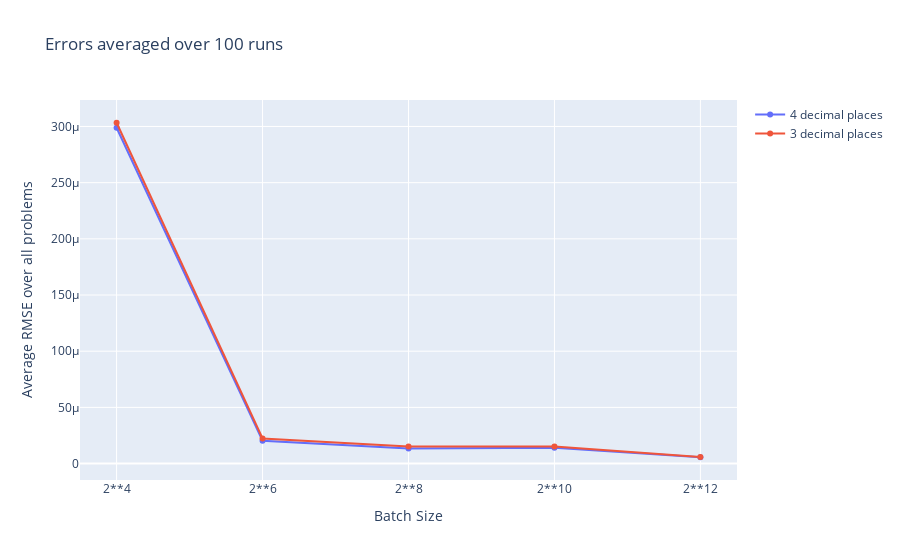

Source (notebook cell):
### Code cell
fig = go.Figure()
fig.add_trace(go.Scatter(x=batches, y=mean_errors[mean_errors["precision"]==4]["mean RMSE"],
                    mode='lines+markers',
                    name='4 decimal places'))
fig.add_trace(go.Scatter(x=batches, y=mean_errors[mean_errors["precision"]==3]["mean RMSE"],
                    mode='lines+markers',
                    name='3 decimal places'))
fig.update_yaxes(title="Average RMSE over all problems")
fig.update_xaxes(title="Batch Size")
fig.update_layout(title="Errors averaged over 100 runs ")
fig.show()

### Figure 1 — Plotly figure (JSON) as saved in the notebook; plotly's stock layout.template omitted (floating-point values rounded to 4 significant figures)
{"data": [{"mode": "lines+markers", "name": "4 decimal places", "type": "scatter", "x": ["2**4", "2**6", "2**8", "2**10", "2**12"], "y": [0.0002988, 2.037e-05, 1.347e-05, 1.399e-05, 5.621e-06, 1.328e-05]}, {"mode": "lines+markers", "name": "3 decimal places", "type": "scatter", "x": ["2**4", "2**6", "2**8", "2**10", "2**12"], "y": [0.0003033, 2.234e-05, 1.521e-05, 1.52e-05, 5.802e-06, 1.327e-05]}], "layout": {"title": {"text": "Errors averaged over 100 runs "}, "xaxis": {"title": {"text": "Batch Size"}}, "yaxis": {"title": {"text": "Average RMSE over all problems"}}}}
